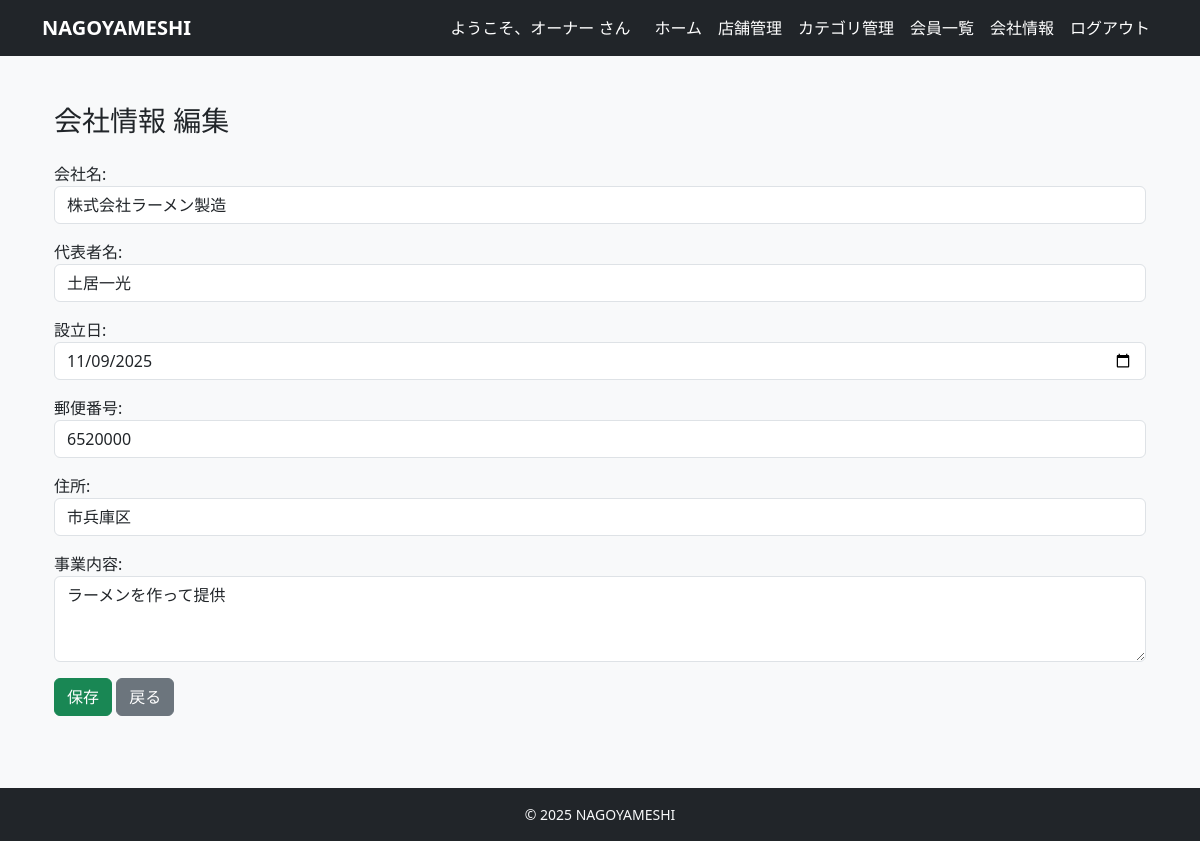
The app's page /owner/company/edit/ (signed in) with its own data.
### accounts/models.py (models this page shows, shortened)
class User(AbstractUser):
    username = None  # 使わない（メールログインにする）
    email = models.EmailField(unique=True)
    name = models.CharField(max_length=10)
    name_kana = models.CharField(max_length=10)
    zipcode = models.CharField(max_length=8)
    address = models.CharField(max_length=20)
    tel = models.CharField(max_length=11)
    is_paid_member = models.BooleanField(default=False)
    is_owner_member = models.BooleanField(default=False)
    created_at = models.DateTimeField(auto_now_add=True)
    updated_at = models.DateTimeField(auto_now=True)
    USERNAME_FIELD = 'email'
    REQUIRED_FIELDS = ['name', 'name_kana', 'zipcode', 'address', 'tel']
    objects = CustomUserManager()

### restaurants/models.py (models this page shows, shortened)
class Company(models.Model):
    owner = models.OneToOneField(
        settings.AUTH_USER_MODEL,
        on_delete=models.CASCADE,
        related_name="company",
        null=True,  # 既存データがあるなら最初は許可しておくと楽
        blank=True,
    )
    name = models.CharField(max_length=100)
    representative = models.CharField(max_length=100)
    established_at = models.DateField(null=True, blank=True)
    zipcode = models.CharField(max_length=10)
    address = models.CharField(max_length=200)
    business = models.TextField()  # 事業内容
    created_at = models.DateTimeField(auto_now_add=True)
    updated_at = models.DateTimeField(auto_now=True)

### restaurants/views.py (the view)
# urls.py: path("owner/company/edit/", views.OwnerCompanyInfoView.as_view(), name="company_edit"),
class OwnerCompanyInfoView(LoginRequiredMixin, OwnerRequiredMixin, UpdateView):
    model = Company
    form_class = CompanyForm
    template_name = "restaurants/owner_company_form.html"
    success_url = reverse_lazy("restaurants:owner_dashboard")
    def get_object(self, queryset=None):
        user = self.request.user
        company, created = Company.objects.get_or_create(owner=user)
        return company

### restaurants/forms.py
class CompanyForm(forms.ModelForm):
    class Meta:
        model = Company
        fields = ["name", "representative", "established_at", "zipcode", "address", "business"]
        labels = {
            "name": "会社名",
            "representative": "代表者名",
            "established_at": "設立日",
            "zipcode": "郵便番号",
            "address": "住所",
            "business": "事業内容",
        }
        widgets = {
            "name": forms.TextInput(attrs={'class': 'form-control'}),
            "representative": forms.TextInput(attrs={'class': 'form-control'}),
            "established_at": forms.DateInput(attrs={'class': 'form-control', 'type': 'date'}),
            "zipcode": forms.TextInput(attrs={'class': 'form-control'}),
            "address": forms.TextInput(attrs={'class': 'form-control'}),
            "business": forms.Textarea(attrs={'class': 'form-control', 'rows': 3}),
        }

### restaurants/views.py (called while the page is built)
    def test_func(self):
        user = self.request.user
        return user.is_authenticated and getattr(user, "is_owner_member", False)

### templates/restaurants/owner_company_form.html (shortened to what this page needs)
{% extends "base.html" %}
{% block content %}
<div class="container py-4">
    <h1 class="mb-4 h3">会社情報 編集</h1>
    <form method="post">
        {{ form.as_p }}
        <button type="submit" class="btn btn-success">保存</button>
        <a href="{% url 'restaurants:company_detail' %}" class="btn btn-secondary">戻る</a>
    </form>
</div>
{% endblock %}

### templates/base.html (shortened to what this page needs)
<!DOCTYPE html>
<html lang="ja">
<head>
    <link href="https://cdn.jsdelivr.net/npm/bootstrap@5.3.3/dist/css/bootstrap.min.css" rel="stylesheet"
>
</head>
<body class="bg-light d-flex flex-column min-vh-100">
    <nav class="navbar navbar-expand-lg navbar-dark bg-dark mb-4">
        <div class="container">
            <a class="navbar-brand fw-bold" href="/">NAGOYAMESHI</a>
            <div class="collapse navbar-collapse" id="navbarNav">
                <ul class="navbar-nav ms-auto align-items-center">
                    {% if user.is_authenticated %}
                    <li class="nav-item">
                        <span class="navbar-text me-3 text-white">
                            ようこそ、{{ user.name|default:user.email }} さん
                        </span>
                    </li>
                    {% if user.is_authenticated and user.is_owner_member %}
                    <li class="nav-item">
                        <a class="nav-link text-white" href="{% url 'restaurants:owner_dashboard' %}">ホーム</a>
                    </li>
                    {% else %}
                    <li class="nav-item">
                        <a class="nav-link text-white" href="{% url 'restaurants:restaurant_list' %}">ホーム</a>
                    </li>
                    {% endif %}
                    {% if user.is_owner_member %}
                    <li class="nav-item">
                        <a class="nav-link text-white" href="{% url 'restaurants:owner_restaurant_list' %}">店舗管理</a>
                    </li>
                    <li class="nav-item">
                        <a class="nav-link text-white" href="{% url 'restaurants:owner_category_list' %}">カテゴリ管理</a>
                    </li>
                    <li class="nav-item">
                        <a class="nav-link text-white" href="{% url 'restaurants:owner_member_list' %}">会員一覧</a>
                    </li>
                    <li class="nav-item">
                        <a class="nav-link text-white" href="{% url 'restaurants:company_detail' %}">会社情報</a>
                    </li>
                    <li class="nav-item">
                        <form method="post" action="{% url 'accounts:logout' %}" class="d-inline">
                            <button type="submit" class="btn btn-link nav-link text-white border-0 bg-transparent">
                                ログアウト
                            </button>
                        </form>
                    </li>
                    {% endif %}
                    {% endif %}
                </ul>
            </div>
        </div>
    </nav>
    <main class="container mb-5 flex-grow-1">
        {% block content %}{% endblock %}
    </main>
    <footer class="bg-dark text-light py-3 mt-auto">
        <div class="container text-center small">
            &copy; {{ now|default:"2025" }} NAGOYAMESHI
        </div>
    </footer>
</body>
</html>

### templates/base.html (style rules this page uses)
.navbar.navbar-dark .navbar-brand, .navbar.navbar-dark .navbar-text, .navbar.navbar-dark .navbar-nav .nav-link, .navbar.navbar-dark .navbar-nav .nav-link:visited, .navbar.navbar-dark .btn-link.nav-link { color: #ffffff !important; }

### records on screen
User: name "オーナー"
Company: name "株式会社ラーメン製造", representative "土居一光", established_at "11/09/2025", zipcode "6520000", address "市兵庫区", business "ラーメンを作って提供"

### other values on screen
{{ now|default:"2025" }} "2025"
